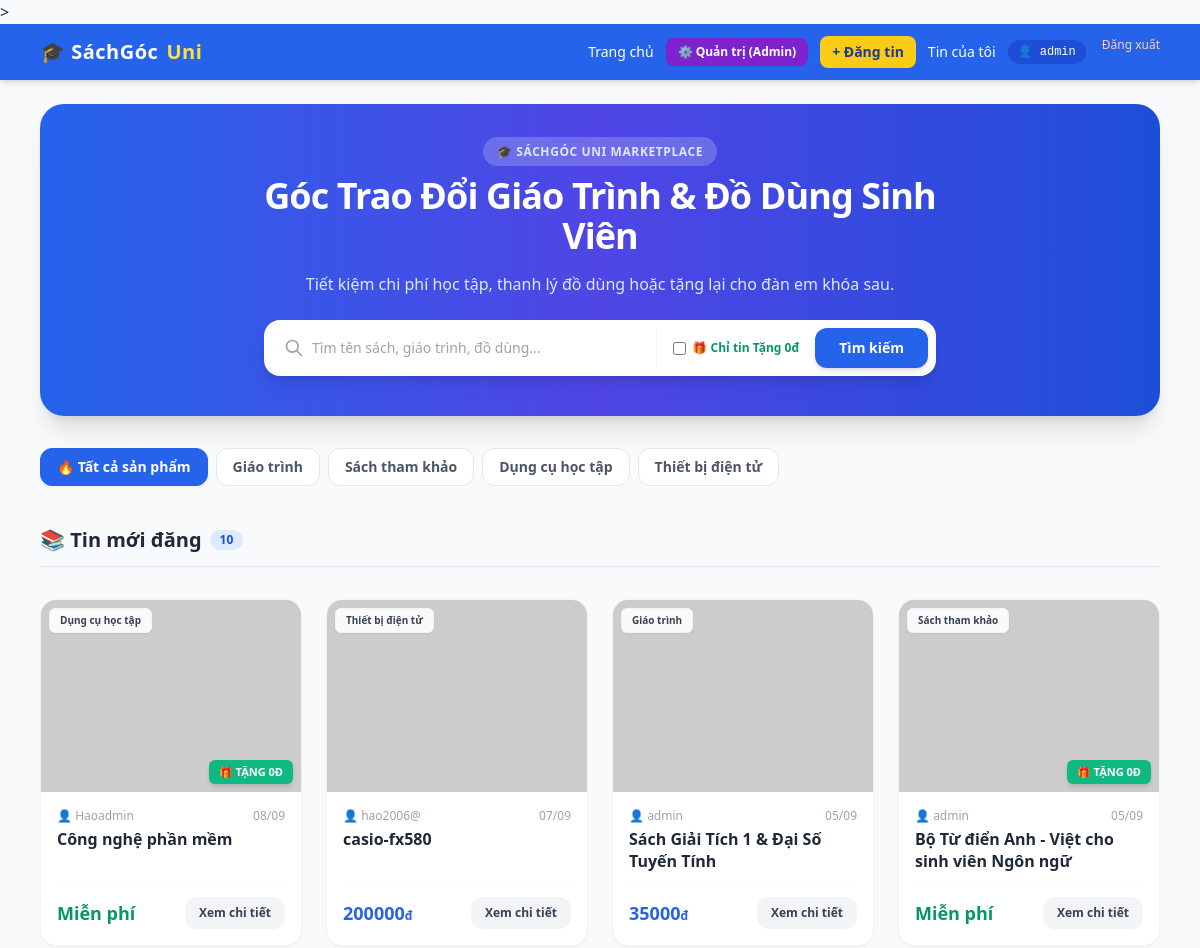
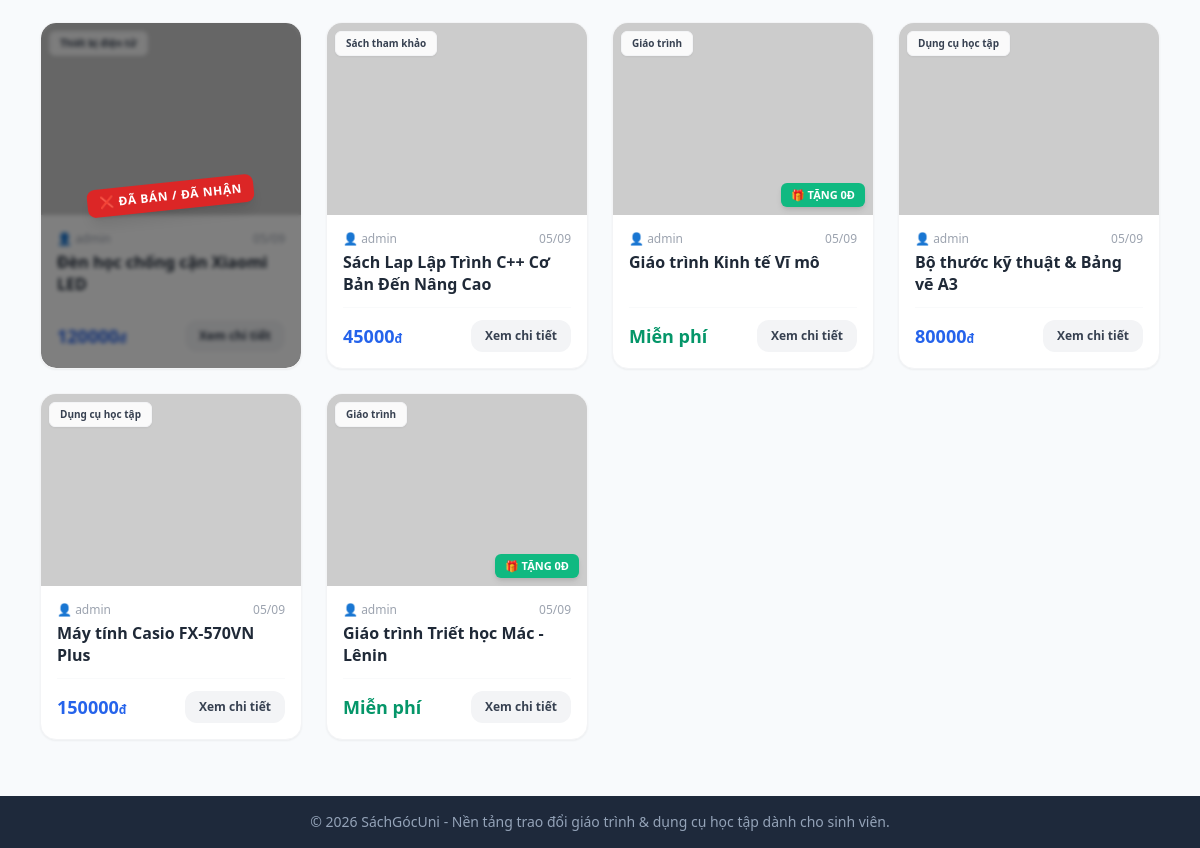
The app's page / (signed in) with its own data (2 pictures, top to bottom).
### app_main/models.py (models this page shows, shortened)
class Category(models.Model):
    name = models.CharField(max_length=100, verbose_name="Tên danh mục")
    slug = models.SlugField(unique=True, verbose_name="Đường dẫn (Slug)")
    class Meta:
        verbose_name = "Danh mục"
        verbose_name_plural = "1. Danh mục sản phẩm"

class Post(models.Model):
    CONDITION_CHOICES = [
        ('NEW', 'Mới (100%)'),
        ('LIKE_NEW', 'Như mới (90-99%)'),
        ('GOOD', 'Tốt (70-89%)'),
        ('USED', 'Cũ (Dưới 70%)'),
    ]
    title = models.CharField(max_length=200, verbose_name="Tiêu đề")
    seller = models.ForeignKey(User, on_delete=models.CASCADE, related_name='posts', verbose_name="Người đăng")
    category = models.ForeignKey(Category, on_delete=models.SET_NULL, null=True, verbose_name="Danh mục")
    course_code = models.CharField(max_length=50, blank=True, verbose_name="Mã học phần / Tên môn")
    faculty = models.CharField(max_length=100, blank=True, verbose_name="Khoa / Ngành")
    price = models.DecimalField(max_digits=10, decimal_places=0, default=0, verbose_name="Giá bán (VNĐ)")
    is_free = models.BooleanField(default=False, verbose_name="Tặng miễn phí (0đ)")
    condition = models.CharField(max_length=20, choices=CONDITION_CHOICES, default='GOOD', verbose_name="Tình trạng")
    description = models.TextField(verbose_name="Mô tả chi tiết")
    image = models.ImageField(upload_to='posts/', blank=True, null=True, verbose_name="Ảnh sản phẩm")
    is_sold = models.BooleanField(default=False, verbose_name="Đã bán")
    created_at = models.DateTimeField(auto_now_add=True, verbose_name="Ngày đăng")
    wishlist = models.ManyToManyField(User, related_name='favorite_posts', blank=True, verbose_name="Lượt yêu thích")
    class Meta:
        verbose_name = "Bài đăng"
        verbose_name_plural = "2. Quản lý bài đăng"
    class Meta:
        verbose_name = "Bài đăng"
        verbose_name_plural = "2. Quản lý bài đăng"

### app_main/views.py (the view)
# urls.py: path('', views.home, name='home'),
def home(request):
    posts = Post.objects.all().order_by('-created_at')
    categories = Category.objects.all()
    query = request.GET.get('q', '')
    if query:
        posts = posts.filter(title__icontains=query)
    cat_param = request.GET.get('cat') or request.GET.get('category')
    if cat_param and cat_param != 'all':
        if cat_param.isdigit():
            posts = posts.filter(category_id=int(cat_param))
        else:
            posts = posts.filter(category__name__icontains=cat_param)
    is_free = request.GET.get('free')
    if is_free == '1':
        posts = posts.filter(is_free=True)
    context = {
        'posts': posts,
        'categories': categories,
        'query': query,
        'cat_id': cat_param,
        'selected_category': cat_param,
        'free_only': is_free == '1',
    }
    return render(request, 'app_main/home.html', context)

### app_main/templates/app_main/home.html (shortened to what this page needs)
{% extends 'app_main/base.html' %}
{% block content %}
<div class="space-y-8">
    <div class="relative bg-gradient-to-r from-blue-600 via-indigo-600 to-blue-700 text-white rounded-3xl p-8 md:p-10 shadow-xl overflow-hidden">
        <div class="relative z-10 max-w-2xl mx-auto text-center space-y-4">
            <span class="bg-white/20 backdrop-blur-md text-xs font-semibold px-3.5 py-1.5 rounded-full uppercase tracking-wider text-blue-100">
                🎓 SáchGóc Uni Marketplace
            </span>
            <h1 class="text-3xl md:text-4xl font-black tracking-tight">
                Góc Trao Đổi Giáo Trình & Đồ Dùng Sinh Viên
            </h1>
            <p class="text-blue-100 text-sm md:text-base font-medium">
                Tiết kiệm chi phí học tập, thanh lý đồ dùng hoặc tặng lại cho đàn em khóa sau.
            </p>
            <form method="get" action="{% url 'home' %}" class="pt-2">
                <div class="flex flex-col sm:flex-row gap-2 bg-white p-2 rounded-2xl shadow-lg text-gray-800">
                    <div class="flex-1 flex items-center px-3 gap-2">
                        <svg class="w-5 h-5 text-gray-400 shrink-0" fill="none" stroke="currentColor" viewBox="0 0 24 24"><path stroke-linecap="round" stroke-linejoin="round" stroke-width="2" d="M21 21l-6-6m2-5a7 7 0 11-14 0 7 7 0 0114 0z"/></svg>
                        <input type="text" name="q" value="{{ query|default:'' }}" placeholder="Tìm tên sách, giáo trình, đồ dùng..." class="w-full text-sm focus:outline-none bg-transparent">
                    </div>
                    <div class="flex items-center gap-2 border-t sm:border-t-0 sm:border-l border-gray-100 pt-2 sm:pt-0 pl-0 sm:pl-2">
                        <label class="flex items-center gap-1.5 text-xs font-bold text-emerald-600 cursor-pointer px-2 select-none whitespace-nowrap">
                            <input type="checkbox" name="free" value="1" {% if free_only %}checked{% endif %} onchange="this.form.submit()" class="rounded text-emerald-600 focus:ring-emerald-500"> 🎁 Chỉ tin Tặng 0đ
                        </label>
                        <button type="submit" class="w-full sm:w-auto bg-blue-600 hover:bg-blue-700 text-white font-bold px-6 py-2.5 rounded-xl text-sm transition-all shadow-md shrink-0">
                            Tìm kiếm
                        </button>
                    </div>
                </div>
            </form>
        </div>
    </div>
    <div class="flex items-center gap-2 overflow-x-auto pb-2 scrollbar-none">
        <a href="{% url 'home' %}" class="px-4 py-2 rounded-xl text-sm font-semibold whitespace-nowrap transition-all border {% if not cat_id or cat_id == 'all' %}bg-blue-600 text-white border-blue-600 shadow-sm{% else %}bg-white text-gray-600 border-gray-200 hover:bg-gray-50{% endif %}">
            🔥 Tất cả sản phẩm
        </a>
        {% for cat in categories %}
            <a href="?cat={{ cat.id }}{% if query %}&q={{ query }}{% endif %}{% if free_only %}&free=1{% endif %}"
               class="px-4 py-2 rounded-xl text-sm font-semibold whitespace-nowrap transition-all border {% if cat_id == cat.id|stringformat:'i' or cat_id == cat.id|stringformat:'s' %}bg-blue-600 text-white border-blue-600 shadow-sm{% else %}bg-white text-gray-600 border-gray-200 hover:bg-gray-50{% endif %}">
                {{ cat.name }}
            </a>
        {% endfor %}
    </div>
    <div class="flex justify-between items-center border-b pb-3">
        <h2 class="text-xl font-bold text-gray-800 flex items-center gap-2">
            <span>📚 Tin mới đăng</span>
            <span class="text-xs bg-blue-100 text-blue-700 px-2.5 py-0.5 rounded-full font-extrabold">{{ posts|length }}</span>
        </h2>
    </div>
    <div class="grid grid-cols-1 sm:grid-cols-2 md:grid-cols-3 lg:grid-cols-4 gap-6">
        {% for post in posts %}
            <div class="group bg-white rounded-2xl shadow-sm border border-gray-100 overflow-hidden hover:shadow-xl hover:-translate-y-1 transition-all duration-200 flex flex-col relative">
                {% if post.is_sold %}
                    <div class="absolute inset-0 bg-black/50 backdrop-blur-[2px] z-10 flex items-center justify-center">
                        <span class="bg-red-600 text-white text-xs font-black px-3 py-1.5 rounded-lg tracking-wider uppercase shadow-lg transform -rotate-6">
                            ❌ Đã Bán / Đã Nhận
                        </span>
                    </div>
                {% endif %}
                <div class="relative h-48 w-full bg-gray-100 overflow-hidden">
                    {% if post.image %}
                        <img src="{{ post.image.url }}" alt="{{ post.title }}" class="h-full w-full object-cover group-hover:scale-105 transition-transform duration-300">
                    {% else %}
                        <img src="https://picsum.photos/seed/{{ post.id }}/500/300" alt="{{ post.title }}" class="h-full w-full object-cover group-hover:scale-105 transition-transform duration-300">
                    {% endif %}
                    <div class="absolute top-2 left-2 flex flex-col gap-1">
                        <span class="bg-white/90 backdrop-blur-md text-gray-700 text-[10px] font-bold px-2.5 py-1 rounded-md shadow-sm border border-gray-100">
                            {{ post.category.name|default:"Khác" }}
                        </span>
                    </div>
                    {% if post.is_free or post.price == 0 %}
                        <span class="absolute bottom-2 right-2 bg-emerald-500 text-white text-[11px] font-black px-2.5 py-1 rounded-md shadow-md uppercase">
                            🎁 Tặng 0đ
                        </span>
                    {% endif %}
                </div>
                <div class="p-4 flex-1 flex flex-col justify-between space-y-3">
                    <div>
                        <div class="flex justify-between items-center text-xs text-gray-400 mb-1">
                            <span class="font-medium">👤 {{ post.seller.username }}</span>
                            <span>{{ post.created_at|date:"d/m" }}</span>
                        </div>
                        <h3 class="font-bold text-gray-800 text-base leading-snug line-clamp-2 group-hover:text-blue-600 transition-colors">
                            <a href="{% url 'post_detail' post.pk %}">{{ post.title }}</a>
                        </h3>
                    </div>
                    <div class="pt-3 border-t border-gray-50 flex items-center justify-between">
                        <div>
                            {% if post.is_free or post.price == 0 %}
                                <span class="text-emerald-600 font-black text-lg">Miễn phí</span>
                            {% else %}
                                <span class="text-blue-600 font-black text-lg">{{ post.price|floatformat:0 }}<span class="text-xs font-bold">đ</span></span>
                            {% endif %}
                        </div>
                        <a href="{% url 'post_detail' post.pk %}" class="bg-gray-100 group-hover:bg-blue-600 group-hover:text-white text-gray-700 text-xs font-bold px-3.5 py-2 rounded-xl transition-colors">
                            Xem chi tiết
                        </a>
                    </div>
                </div>
            </div>
        {% endfor %}
    </div>
</div>
{% endblock %}

### app_main/templates/app_main/base.html (shortened to what this page needs)
<!DOCTYPE html>
<html lang="vi">
<head>
    <script src="https://cdn.tailwindcss.com"></script>
</head>
<body class="bg-slate-50 text-slate-800 min-h-screen flex flex-col">
    <nav class="bg-blue-600 text-white shadow-md">
        <div class="max-w-6xl mx-auto px-4 py-3 flex justify-between items-center">
            <a href="{% url 'home' %}" class="font-bold text-xl tracking-wide flex items-center gap-2">
                🎓 SáchGóc<span class="text-yellow-300">Uni</span>
            </a>
            <div class="flex items-center gap-3 text-sm font-medium">
                <a href="{% url 'home' %}" class="hover:underline hidden sm:inline">Trang chủ</a>
                {% if user.is_authenticated %}
                    {% if user.is_staff or user.is_superuser %}
                        <a href="/admin/" target="_blank" class="bg-purple-700 hover:bg-purple-800 text-white font-bold px-3 py-1.5 rounded-lg text-xs flex items-center gap-1 transition shadow-sm">
                            ⚙️ Quản trị (Admin)
                        </a>
                    {% endif %}
                    <a href="{% url 'create_post' %}" class="bg-yellow-400 text-blue-900 px-3 py-1.5 rounded-lg font-semibold hover:bg-yellow-300 transition shadow-sm">+ Đăng tin</a>
                    <a href="{% url 'my_posts' %}" class="hover:underline">Tin của tôi</a>
                    <span class="bg-blue-700 px-2.5 py-1 rounded-full text-xs font-mono">👤 {{ user.username }}</span>
                    <form action="{% url 'logout' %}" method="post" class="inline">
                        <button type="submit" class="text-red-200 hover:text-white text-xs pl-1">Đăng xuất</button>
                    </form>
                {% else %}
                    <a href="{% url 'login' %}" class="bg-white text-blue-600 px-3.5 py-1.5 rounded-lg font-medium hover:bg-blue-50 transition">Đăng nhập</a>
                    <a href="{% url 'register' %}" class="bg-yellow-400 text-blue-900 px-3.5 py-1.5 rounded-lg font-semibold hover:bg-yellow-300 transition">Đăng ký</a>
                {% endif %}
            </div>
        </div>
    </nav>
    <main class="max-w-6xl mx-auto px-4 py-6 flex-1 w-full">
        {% block content %}{% endblock %}
    </main>
    <footer class="bg-slate-800 text-slate-400 text-center py-4 text-sm mt-8">
        © 2026 SáchGócUni - Nền tảng trao đổi giáo trình & dụng cụ học tập dành cho sinh viên.
    </footer>
</body>
</html>

### records on screen
Category: name "Giáo trình"
Category: name "Sách tham khảo"
Category: name "Dụng cụ học tập"
Category: name "Thiết bị điện tử"
Post: category.name "Dụng cụ học tập", is_free "🎁 TẶNG 0Đ", seller.username "Haoadmin", created_at "08/09", title "Công nghệ phần mềm"
Post: category.name "Thiết bị điện tử", seller.username "hao2006@", created_at "07/09", title "casio-fx580", price "200000"
Post: category.name "Giáo trình", seller.username "admin", created_at "05/09", title "Sách Giải Tích 1 & Đại Số Tuyến Tính", price "35000"
Post: category.name "Sách tham khảo", is_free "🎁 TẶNG 0Đ", seller.username "admin", created_at "05/09", title "Bộ Từ điển Anh - Việt cho sinh viên Ngôn ngữ"
Post: is_sold "❌ ĐÃ BÁN / ĐÃ NHẬN", category.name "Thiết bị điện tử", title "Đèn học chống cận Xiaomi LED", price "120000"
Post: category.name "Sách tham khảo", seller.username "admin", created_at "05/09", title "Sách Lap Lập Trình C++ Cơ Bản Đến Nâng Cao", price "45000"
Post: category.name "Giáo trình", is_free "🎁 TẶNG 0Đ", seller.username "admin", created_at "05/09", title "Giáo trình Kinh tế Vĩ mô"
Post: category.name "Dụng cụ học tập", seller.username "admin", created_at "05/09", title "Bộ thước kỹ thuật & Bảng vẽ A3", price "80000"
Post: category.name "Dụng cụ học tập", seller.username "admin", created_at "05/09", title "Máy tính Casio FX-570VN Plus", price "150000"
Post: category.name "Giáo trình", is_free "🎁 TẶNG 0Đ", seller.username "admin", created_at "05/09", title "Giáo trình Triết học Mác - Lênin"

### other values on screen
{{ user.username }} "admin"
{{ posts|length }} "10"
